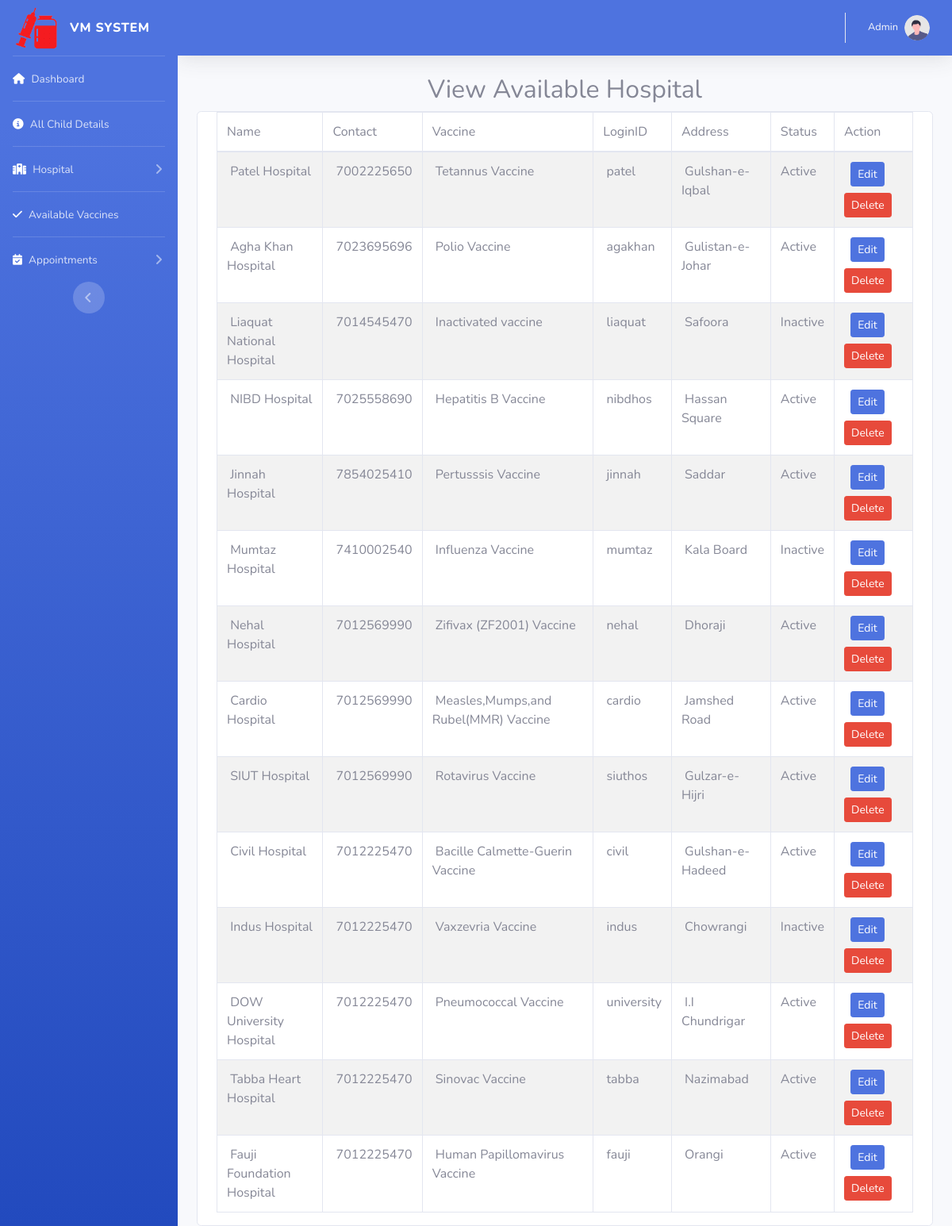
/viewhospital.php, run on the app's committed database.
### tables this page shows
CREATE TABLE `hospital` (
  `hospitalid` int(10) NOT NULL,
  `hospitalname` varchar(50) NOT NULL,
  `mobileno` varchar(15) NOT NULL,
  `vaccineid` int(10) NOT NULL,
  `loginid` varchar(25) NOT NULL,
  `password` varchar(25) NOT NULL,
  `status` varchar(10) NOT NULL,
  `address` varchar(25) NOT NULL
);

CREATE TABLE `vaccine` (
  `vaccineid` int(10) NOT NULL,
  `vaccinename` varchar(100) NOT NULL,
  `description` text NOT NULL,
  `status` varchar(10) NOT NULL
);

### viewhospital.php (the view, shortened to what this page needs)
<?php
include("adminheader.php");
include("dbconnection.php");
?>
<div class="container-fluid">
	<div class="block-header">
		<h2 class="text-center">View Available Hospital</h2>
	</div>
<div class="card">
	<section class="container">
		<table class="table table-bordered table-striped table-hover js-basic-example dataTable">
			<thead>
				<tr>
					<td>Name</td>
					<td>Contact</td>
					<td>Vaccine</td>
					<td>LoginID</td>
					<td>Address</td>
					<td>Status</td>
					<td>Action</td>
				</tr>
			</thead>
			<tbody>
				<?php
				$sql ="SELECT * FROM hospital";
				$qsql = mysqli_query($con,$sql);
				while($rs = mysqli_fetch_array($qsql))
				{
					$sqlvacc = "SELECT * FROM vaccine WHERE vaccineid='$rs[vaccineid]'";
					$qsqlvacc = mysqli_query($con,$sqlvacc);
					$rsvacc = mysqli_fetch_array($qsqlvacc);
					echo "<tr>
					<td>&nbsp;$rs[hospitalname]</td>
					<td>&nbsp;$rs[mobileno]</td>
					<td>&nbsp;$rsvacc[vaccinename]</td>
					<td>&nbsp;$rs[loginid]</td>
					<td>&nbsp;$rs[address]</td>
					<td>$rs[status]</td>
					<td>&nbsp;
					<a href='hospital.php?editid=$rs[hospitalid]' class='btn btn-sm btn-primary'>Edit</a> <a href='viewhospital.php?delid=$rs[hospitalid]' class='btn btn-sm btn-danger mt-2'>Delete</a> </td>
					</tr>";
				}
				?>      </tbody>
			</table>
		</section>
	</div>
</div>
	<?php
	include("adformfooter.php");
	?>

### data on the page
hospital: hospitalname "Patel Hospital", mobileno "7002225650", vaccineid.vaccinename "Tetannus Vaccine", loginid "patel", address "Gulshan-e-Iqbal", status "Active"
hospital: hospitalname "Agha Khan Hospital", mobileno "7023695696", vaccineid.vaccinename "Polio Vaccine", loginid "agakhan", address "Gulistan-e-Johar", status "Active"
hospital: hospitalname "Liaquat National Hospital", mobileno "7014545470", vaccineid.vaccinename "Inactivated vaccine", loginid "liaquat", address "Safoora", status "Inactive"
hospital: hospitalname "NIBD Hospital", mobileno "7025558690", vaccineid.vaccinename "Hepatitis B Vaccine", loginid "nibdhos", address "Hassan Square", status "Active"
hospital: hospitalname "Jinnah Hospital", mobileno "7854025410", vaccineid.vaccinename "Pertusssis Vaccine", loginid "jinnah", address "Saddar", status "Active"
hospital: hospitalname "Mumtaz Hospital", mobileno "7410002540", vaccineid.vaccinename "Influenza Vaccine", loginid "mumtaz", address "Kala Board", status "Inactive"
hospital: hospitalname "Nehal Hospital", mobileno "7012569990", vaccineid.vaccinename "Zifivax (ZF2001) Vaccine", loginid "nehal", address "Dhoraji", status "Active"
hospital: hospitalname "Cardio Hospital", mobileno "7012569990", vaccineid.vaccinename "Measles,Mumps,and Rubel(MMR) Vaccine", loginid "cardio", address "Jamshed Road", status "Active"
hospital: hospitalname "SIUT Hospital", mobileno "7012569990", vaccineid.vaccinename "Rotavirus Vaccine", loginid "siuthos", address "Gulzar-e-Hijri", status "Active"
hospital: hospitalname "Civil Hospital", mobileno "7012225470", vaccineid.vaccinename "Bacille Calmette-Guerin Vaccine", loginid "civil", address "Gulshan-e-Hadeed", status "Active"
hospital: hospitalname "Indus Hospital", mobileno "7012225470", vaccineid.vaccinename "Vaxzevria Vaccine", loginid "indus", address "Chowrangi", status "Inactive"
hospital: hospitalname "DOW University Hospital", mobileno "7012225470", vaccineid.vaccinename "Pneumococcal Vaccine", loginid "university", address "I.I Chundrigar", status "Active"
hospital: hospitalname "Tabba Heart Hospital", mobileno "7012225470", vaccineid.vaccinename "Sinovac Vaccine", loginid "tabba", address "Nazimabad", status "Active"
hospital: hospitalname "Fauji Foundation Hospital", mobileno "7012225470", vaccineid.vaccinename "Human Papillomavirus Vaccine", loginid "fauji", address "Orangi", status "Active"
